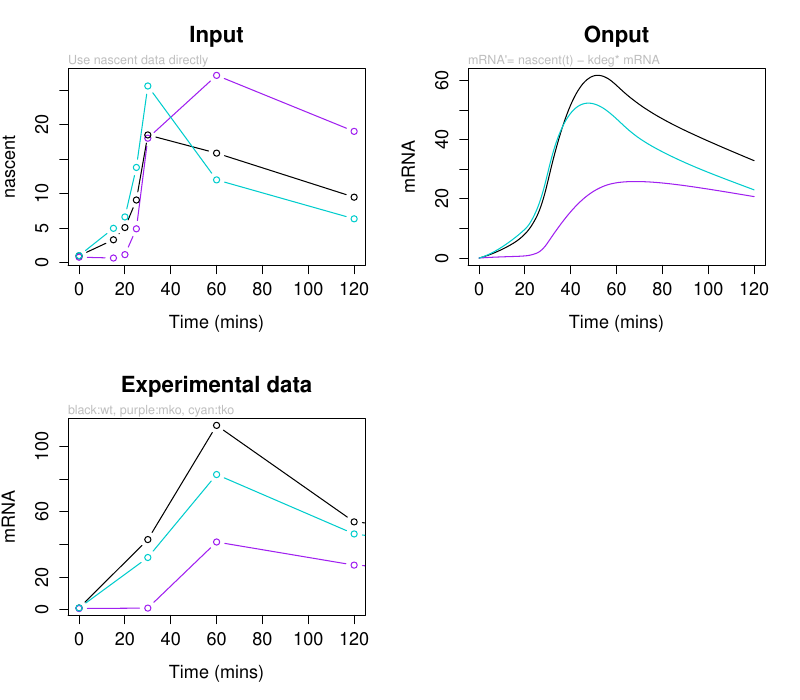

Source code (R):
##
# To show roles of transcriptional regulation and
# RNA stabilization
##

# parameters
interp_method = 'linear'

# input data 
nascent <- read.csv('../expdata/nascent.csv')
halflife <- read.csv('../expdata/halflife.csv')#,row.names=1)
kdeg_all <- log(2)/halflife

mRNA_predict <- read.csv('mRNA_all2.csv',header=F,
                         col.names=c('Time_mins','wt','mko','tko'))
head(mRNA_predict)

# draw input data 
par(mfrow=c(2,2))

# input: nascent activity (w/wo interpretion,data from fig2.R)
plot(nascent$Time_mins,nascent$mko_fold,type="b",col='purple',xlab='Time (mins)'
     ,ylab='nascent',main='Input')
lines(nascent$Time_mins,nascent$wt_fold,type="b")
lines(nascent$Time_mins,nascent$tko_fold,type="b",col='cyan3')


mtext('Use nascent data directly'
      ,adj=0,cex=.55,col='grey')

# Output: mRNA 
plot(mRNA_predict$Time_mins,mRNA_predict$wt,type="l",xlab='Time (mins)'
     ,ylab='mRNA',main='Onput')
lines(mRNA_predict$Time_mins,mRNA_predict$mko,nascent$mko,type="l",col='purple')
lines(mRNA_predict$Time_mins,mRNA_predict$tko,type="l",col='cyan3')

mtext('mRNA\'= nascent(t) - kdeg* mRNA'
      ,adj=0,cex=.55,col='grey')

# mRNA exp data
mRNA_expdata <- read.csv('../expdata/mRNA.csv')
mRNA_expdata

plot(mRNA_expdata$Time_mins,mRNA_expdata$wt_fold,type="b",xlab='Time (mins)'
     ,ylab='mRNA',main='Experimental data',xlim=c(0,120))
lines(mRNA_expdata$Time_mins,mRNA_expdata$mko_fold,nascent$mko,type="b",col='purple')
lines(mRNA_expdata$Time_mins,mRNA_expdata$tko_fold,type="b",col='cyan3')

mtext('black:wt, purple:mko, cyan:tko'
      ,adj=0,cex=.55,col='grey')


# save as pdf
dev.copy2pdf(file="fig3_2.pdf", width = 8, height = 7)
system('open fig3_2.pdf')

#end
par(mfrow=c(1,1))

